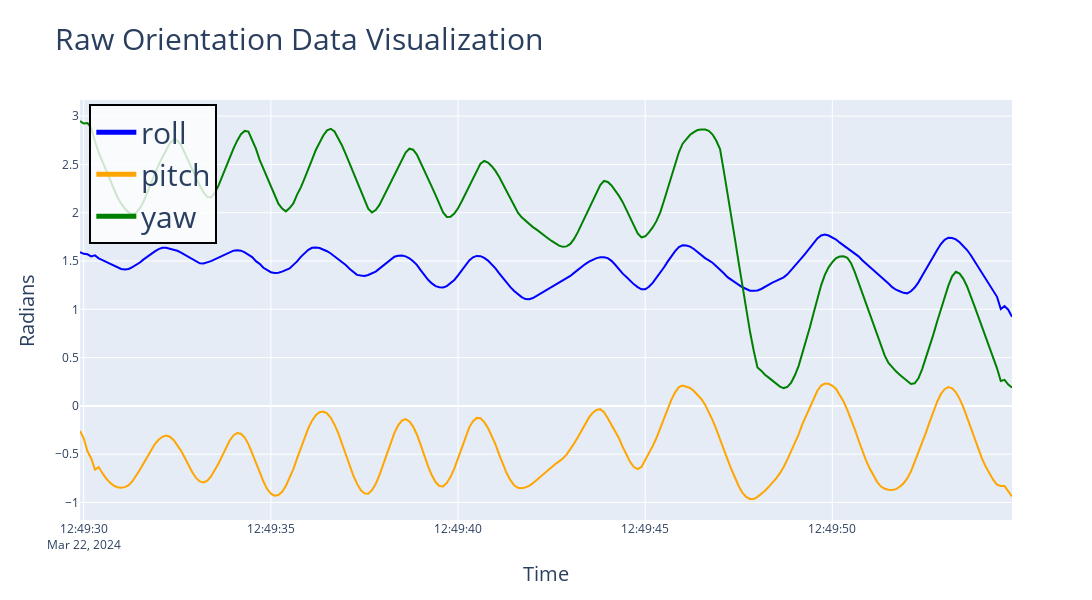

The code cell stored with this chart in its notebook:
### Markdown cell above
#### Remove labels

### Code cell
raw_orientation_df = smoothed_orientation_df.drop(columns=['Behavior', 'Status'], errors='ignore')
display(raw_orientation_df.head())
draw_plotly_new(raw_orientation_df, col=split_on, granular=True, title="Raw Orientation Data Visualization")

### Figure 1 — Plotly figure (JSON) as saved in the notebook; plotly's stock layout.template omitted (floating-point values rounded to 4 significant figures; data arrays with more than 128 entries replaced by an {"elided": "..."} marker saying what was removed)
{"data": [{"line": {"color": "blue"}, "mode": "lines", "name": "roll", "type": "scatter", "x": {"elided": "250 str values"}, "y": {"elided": "250 float values"}}, {"line": {"color": "orange"}, "mode": "lines", "name": "pitch", "type": "scatter", "x": {"elided": "250 str values"}, "y": {"elided": "250 float values"}}, {"line": {"color": "green"}, "mode": "lines", "name": "yaw", "type": "scatter", "x": {"elided": "250 str values"}, "y": {"elided": "250 float values"}}], "layout": {"height": 600, "legend": {"bgcolor": "rgba(255, 255, 255, 0.8)", "bordercolor": "Black", "borderwidth": 2, "font": {"size": 30}, "itemsizing": "constant", "itemwidth": 40, "traceorder": "normal", "x": 0.01, "y": 0.99}, "title": {"font": {"size": 30}, "text": "Raw Orientation Data Visualization"}, "width": 1200, "xaxis": {"title": {"font": {"size": 20}, "text": "Time"}}, "yaxis": {"title": {"font": {"size": 20}, "text": "Radians"}}}}
